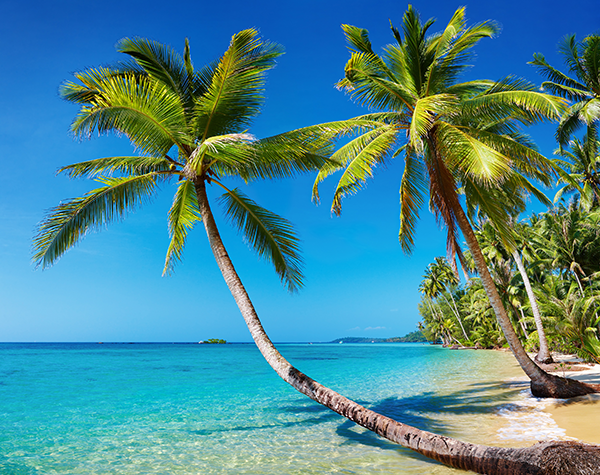
#> input picture image_histograms/python/beach.png, 600 x 475 px
$ python grayscale_histogram.py --image beach.png
#> lines starting #> are read from the running program, lines starting #| are printed output that depends on the picture
# USAGE
# python grayscale_histogram.py --image beach.png

# import the necessary packages
from matplotlib import pyplot as plt
import argparse
import cv2

# construct the argument parser and parse the arguments
ap = argparse.ArgumentParser()
ap.add_argument("-i", "--image", required=True,
	help="path to the image")
args = vars(ap.parse_args())

image = cv2.imread(args["image"])
#> image is the input picture: shape (475, 600, 3); mean B, G, R 148.4, 136.5, 73.3
image = cv2.cvtColor(image, cv2.COLOR_BGR2GRAY)
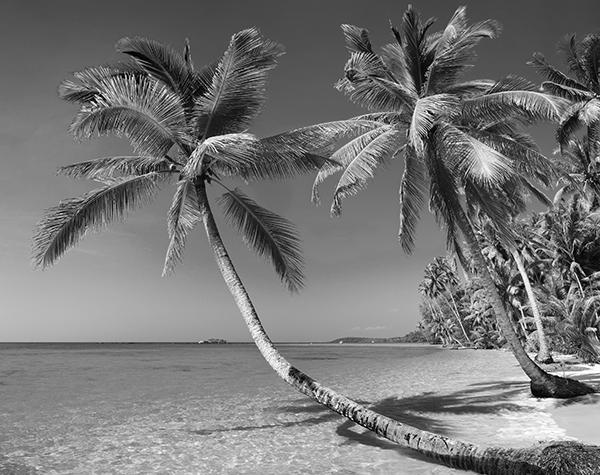
#> image: shape (475, 600); min 0, max 255, mean 118.9

# compute a grayscale histogram
# parameters: @image, @channels (here is just 0 channel), @mask (to compute only the mask region)...
# @histSize (number of bins), @ranges (in here the 256 is exclusive)
hist = cv2.calcHist([image], [0], None, [256], [0, 256])
#> hist = 256 values, max 3566 at index 130, min 28 at index 253, mean 1113.3

'''
hist will have along the x-axis the bins 0-256, and the y-axis tells how many these pixels intensities occur
'''
plt.figure()
plt.axis("off")
plt.imshow(cv2.cvtColor(image, cv2.COLOR_GRAY2RGB))

# plot histogram
plt.figure()
plt.title("Grayscale Histogram")
plt.xlabel("Bins")
plt.ylabel("# of pixel values")
plt.plot(hist)
plt.xlim([0,256])
# above, if have 256x256 image. then all those pixels will get counted

# normalize - to show the frequency (percentage) instead of counting
hist /= image.sum()
#> hist = 256 values, max 0.000105 at index 130, min 8.26e-07 at index 253, mean 3.28e-05

plt.figure()
plt.title("Normalized Grayscale Histogram")
plt.xlabel("Bins")
plt.ylabel("# of pixel values")
plt.plot(hist)
plt.xlim([0,256])

plt.show()
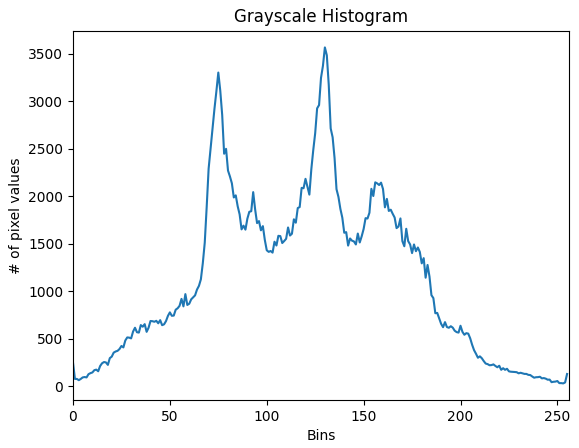
#> figure drawn by matplotlib, 1 panel; curve peaks at x = 130, y = 3566
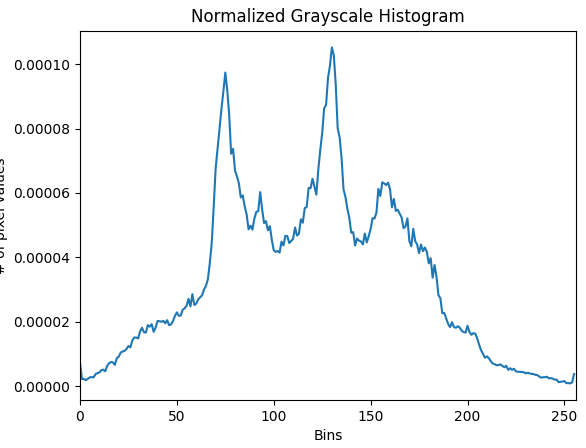
#> figure drawn by matplotlib, 1 panel; curve peaks at x = 130, y = 0.000105
